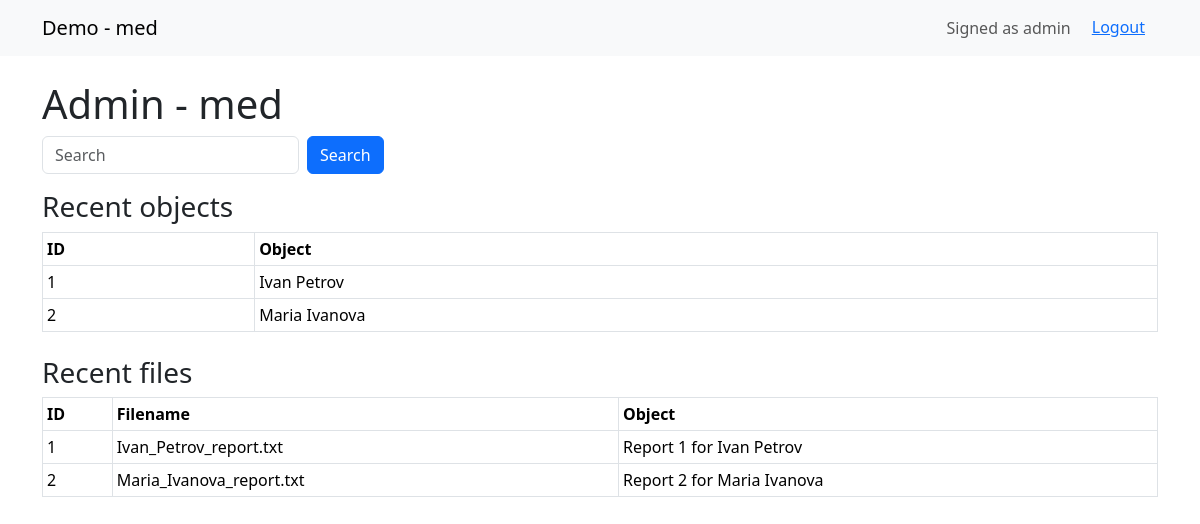
Screenshot of /ui/admin/dashboard/ (signed in) with the database file from the repository.
### med/models.py (models this page shows, shortened)
class User(AbstractUser):
    is_doctor = models.BooleanField(default=False, help_text="Доктор")
    is_admin = models.BooleanField(default=False, help_text="Администратор портала")

class Patient(models.Model):
    full_name = models.CharField(max_length=255)
    dob = models.DateField()
    created_by = models.ForeignKey(settings.AUTH_USER_MODEL, on_delete=models.SET_NULL, null=True)
    def __str__(self) -> str:
        return self.full_name

class MedicalReport(models.Model):
    patient = models.ForeignKey(Patient, on_delete=models.CASCADE, related_name="reports")
    file = models.FileField(upload_to=report_upload_to)
    filename = models.CharField(max_length=512, blank=True)
    created_at = models.DateTimeField(auto_now_add=True)
    class Meta:
        ordering = ["-created_at"]
        indexes = [models.Index(fields=["patient"])]
    def __str__(self) -> str:
        return f"Report {self.pk} for {self.patient}"

### med/views.py (the view)
# urls.py: path("ui/admin/dashboard/", views.admin_dashboard, name="admin_dashboard"),
@login_required(login_url="med:login")
def admin_dashboard(request):
    if not is_admin_user(request.user):
        return HttpResponseForbidden("Access denied")
    patients = Patient.objects.all()
    reports = MedicalReport.objects.select_related("patient").order_by("-created_at")
    return render(request, "med/admin_dashboard.html", {"objects":patients, "files":reports})

### med/views.py (called while the page is built)
def is_admin_user(user):
    return user.is_authenticated and (getattr(user,"is_admin",False) or user.is_superuser)

### templates/med/admin_dashboard.html (shortened to what this page needs)
{% extends "med/base.html" %}
{% block content %}
<h1>Admin - med</h1>
<form class="row g-2 mb-3" method="get">
  <div class="col-auto"><input class="form-control" name="q" placeholder="Search" value="{{ q }}"></div>
  <div class="col-auto"><button class="btn btn-primary" type="submit">Search</button></div>
</form>
<h3>Recent objects</h3>
<table class="table table-sm table-bordered">
  <thead><tr><th>ID</th><th>Object</th></tr></thead>
  <tbody>
    {% for o in objects %}
      <tr><td>{{ o.id }}</td><td>{{ o }}</td></tr>
    {% empty %}
      <tr><td colspan="2">No objects</td></tr>
    {% endfor %}
  </tbody>
</table>
<h3 class="mt-4">Recent files</h3>
<table class="table table-sm table-bordered">
  <thead><tr><th>ID</th><th>Filename</th><th>Object</th></tr></thead>
  <tbody>
    {% for f in files %}
      <tr><td>{{ f.id }}</td><td>{{ f.filename }}</td><td>{{ f }}</td></tr>
    {% empty %}
      <tr><td colspan="3">No files</td></tr>
    {% endfor %}
  </tbody>
</table>
{% endblock %}

### templates/med/base.html (shortened to what this page needs)
<!doctype html>
<html lang="en">
<head>
  <link href="https://cdn.jsdelivr.net/npm/bootstrap@5.3.2/dist/css/bootstrap.min.css" rel="stylesheet">
</head>
<body>
<nav class="navbar navbar-expand-lg navbar-light bg-light mb-4">
  <div class="container">
    <a class="navbar-brand" href="{% url 'med:index' %}">Demo - med</a>
    <div class="collapse navbar-collapse">
      <ul class="navbar-nav ms-auto">
        {% if request.user.is_authenticated %}
          <li class="nav-item"><span class="nav-link">Signed as {{ request.user.get_username }}</span></li>
          <li class="nav-item">            <form method="post" action="{% url 'med:logout' %}" style="display:inline;">
              <button type="submit" class="btn btn-link">Logout</button>
            </form></li></li>
        {% else %}
          <li class="nav-item"><a class="nav-link" href="{% url 'med:login' %}">Login</a></li>
        {% endif %}
      </ul>
    </div>
  </div>
</nav>
<div class="container">
  {% block content %}{% endblock %}
</div>
</body>
</html>

### rows the page displays
User: user.get_username "admin"
Patient: id "1", full_name "Ivan Petrov"
Patient: id "2", full_name "Maria Ivanova"
MedicalReport: id "1", filename "Ivan_Petrov_report.txt", id+patient "Report 1 for Ivan Petrov"
MedicalReport: id "2", filename "Maria_Ivanova_report.txt", id+patient "Report 2 for Maria Ivanova"
